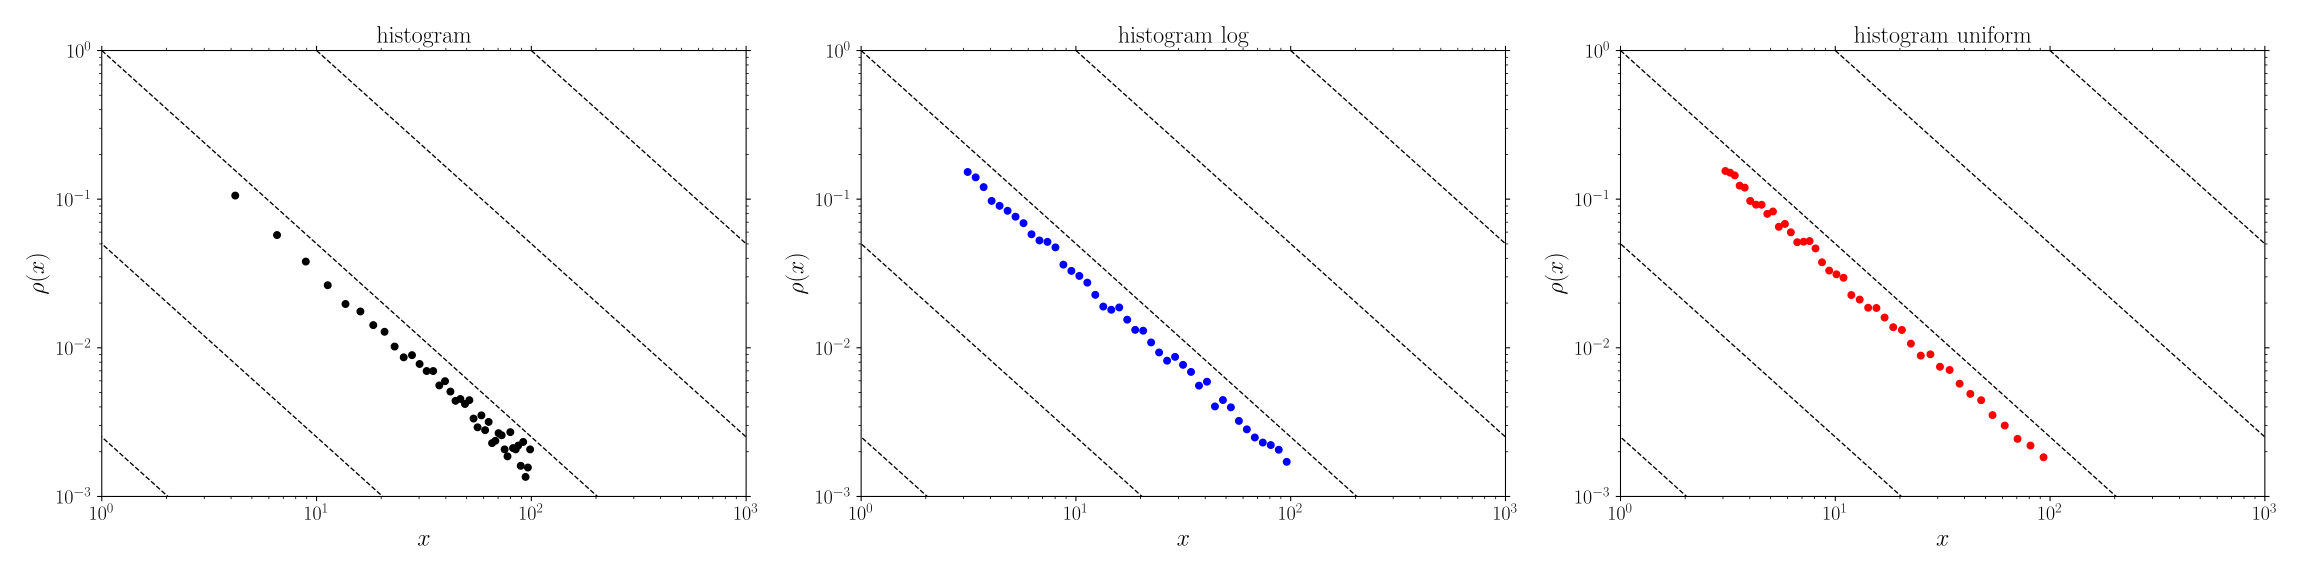

Recreate this plot in Python.

import matplotlib.pyplot as plt
import GooseMPL          as gplt
import numpy             as np

plt.style.use(['goose','goose-latex'])

# ------------------------------------------------------------------------------

def distribution(a=100, b=3, g=-.3, size=10000):

  r = np.random.random(size=size)

  return (a**g + (b**g - a**g)*r)**(1./g)

# ------------------------------------------------------------------------------

data = distribution()

fig, axes = gplt.subplots(ncols=3)

# configure axes

for ax in axes:

  ax.set_xlabel(r'$x$')
  ax.set_ylabel(r'$\rho(x)$')

  ax.set_xscale('log')
  ax.set_yscale('log')

  ax.set_xlim([1e+0, 1e+3])
  ax.set_ylim([1e-3, 1e+0])

# histogram

bin_edges = gplt.histogram_bin_edges(data, bins=41)

P, x = gplt.histogram(data, bins=bin_edges, density=True, return_edges=False)

axes[0].plot(x,P,marker='o', linestyle='none', markersize=5., color='k')

# histogram_log

bin_edges = gplt.histogram_bin_edges(data, bins=41, mode='log')

P, x = gplt.histogram(data, bins=bin_edges, density=True, return_edges=False)

axes[1].plot(x,P,marker='o', linestyle='none', markersize=5., color='b')

# histogram_uniform

bin_edges = gplt.histogram_bin_edges(data, bins=41, mode='uniform')

P, x = gplt.histogram(data, bins=bin_edges, density=True, return_edges=False)

axes[2].plot(x,P,marker='o', linestyle='none', markersize=5., color='r')

# add titles

axes[0].set_title(r'histogram')
axes[1].set_title(r'histogram\_log')
axes[2].set_title(r'histogram\_uniform')

# annotate powerlaw in different ways

for ax in axes:

  gplt.grid_powerlaw(exp=-1.3, axis=ax)

plt.savefig('histogram_powerlaw.svg')
plt.show()
